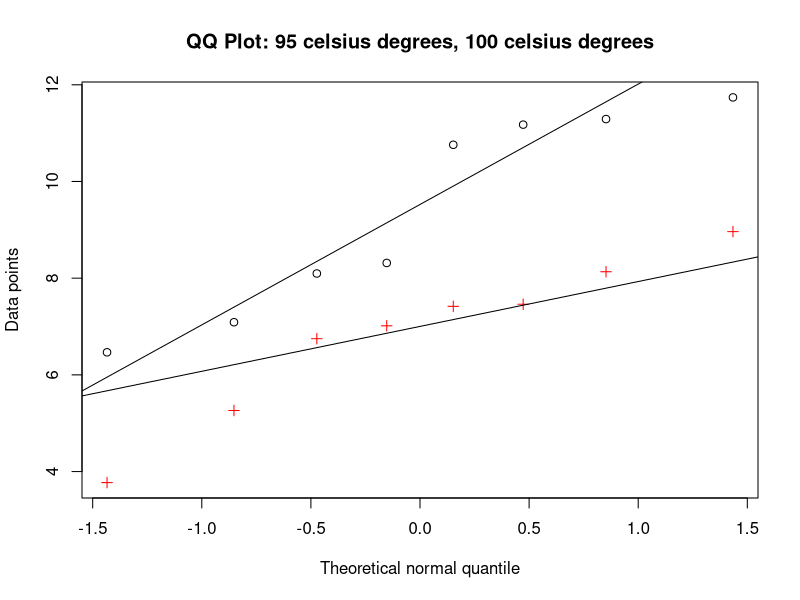

This figure's R source:
## ---- chunk 1
data=c(-1, 6, 4, 6, 2, -3, 5)
T_obs<- mean(data);T_obs
res<- array()
MC<- 20000
for(mc in 1:MC){
random_sign <- sample(c(-1, 1), length(data), replace = TRUE)
data_new<- random_sign*abs(data)
Stat<- mean(data_new)
res[mc]<-Stat
}
pval=mean(res>=T_obs);pval
#p-value is 0.05235, and is greater than 0.05. The results support the null hypothesis. We accept the null hypothesis that the drug has no effect on the bulls' fertility.
## ---- chunk 2
reduced=c(256, 159, 149)
neutral=c(54, 123, 248)
mix=c(reduced, neutral)

S_obs=mean(reduced)-mean(neutral);S_obs
MC=20000

sim_res<- c()
for(mc in 1:MC){
id<-sample(1:6,3,replace = FALSE)
sim_res[mc]<- abs(mean(mix[id])-mean(mix[-id]) )
}
mean(sim_res>=S_obs)
# p-value is 0.3959 which is greater than 0.05. we accept the null hypothsis that the two treatments have equal average numbers of Copepoda.
## ---- chunk 3
x_95=c(11.176,7.089,8.097,11.739,11.291,10.759,6.467,8.315);x_100=c(5.263,6.748,7.461,7.015,8.133,7.418,3.772,8.963)
t1=t.test(x_95,x_100, alternative = 'greater', conf.level = 0.95, var.equal = TRUE )
t1$statistic
qt(0.95,14)
#since the test statistics greater than qt(0.95,14)=1.761, less than 2.67,reject H0. There appears to be a lower mean thickness at the higher temperature. This is also seen in the computer output. 
## ---- chunk 4
t2=t.test(x_95,x_100,var.equal = TRUE, conf.level = 0.95, alternative = 'two.sided')
## ---- chunk 5
t1$p.value
#P-value for the one side test conducted in a) is 0.009058979, which is less than 0.05. Therefore, we reject null hypothesis. There appears to be a lower mean thickness at the higher temperature.
t2$p.value
#p-value for the two side test conducted in a) is 0.01812, which is less than 0.05. we reject null hypothesis.There appears to be different mean photoresist thickness under two different temperature.
## ---- chunk 6
t2$conf.int
#the 95% confidence interval for the difference in means is (0.4995743,4.5404257). We are 95% confident that the difference of photoresist thickness of wafers baked under 95 celsius degrees and 100 celsius degrees is between 0.4995743 and 4.5404257.
#This lower confidence bound is greater than 0; therefore, there is a difference in the two temperatures on the thickness of the photoresist. 
## ---- chunk 7
q1 <- qqnorm(x_95, plot.it = FALSE)
q2 <- qqnorm(x_100, plot.it = FALSE)
plot(range(q1$x, q2$x), range(q1$y, q2$y), type = "n", main = "QQ Plot: 95 celsius degrees, 100 celsius degrees",
xlab="Theoretical normal quantile", ylab = "Data points")
points(q1)
points(q2, col = "red", pch = 3)
qqline(x_95)
qqline(x_100)
#There are no significant deviations from the normality assumptions. 
## ---- chunk 8
sd=sqrt((7*sd(x_95)^2+7*sd(x_100)^2)/14)
sd
t3=power.t.test(n=8, sd=sd,delta = 2.5, alternative = 'two.sided')
t3$power
# The power of this test for detecting an actual difference in means of 2.5 photoresist thickness is 0.6945829.
## ---- chunk 9
t4=power.t.test(power = 0.9, sd=sd,delta=1.5, alternative = 'two.sided')
t4$n
# Sample size 35 would be necessary to detect an actual difference in means of 1.5 kÅ with a power of at least 0.9
